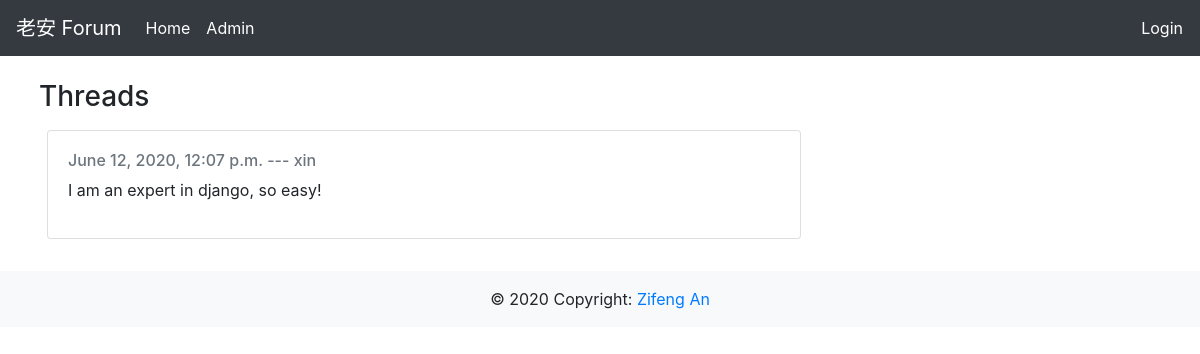
/forum/profile/3/, run on an earlier commit of the app's database.
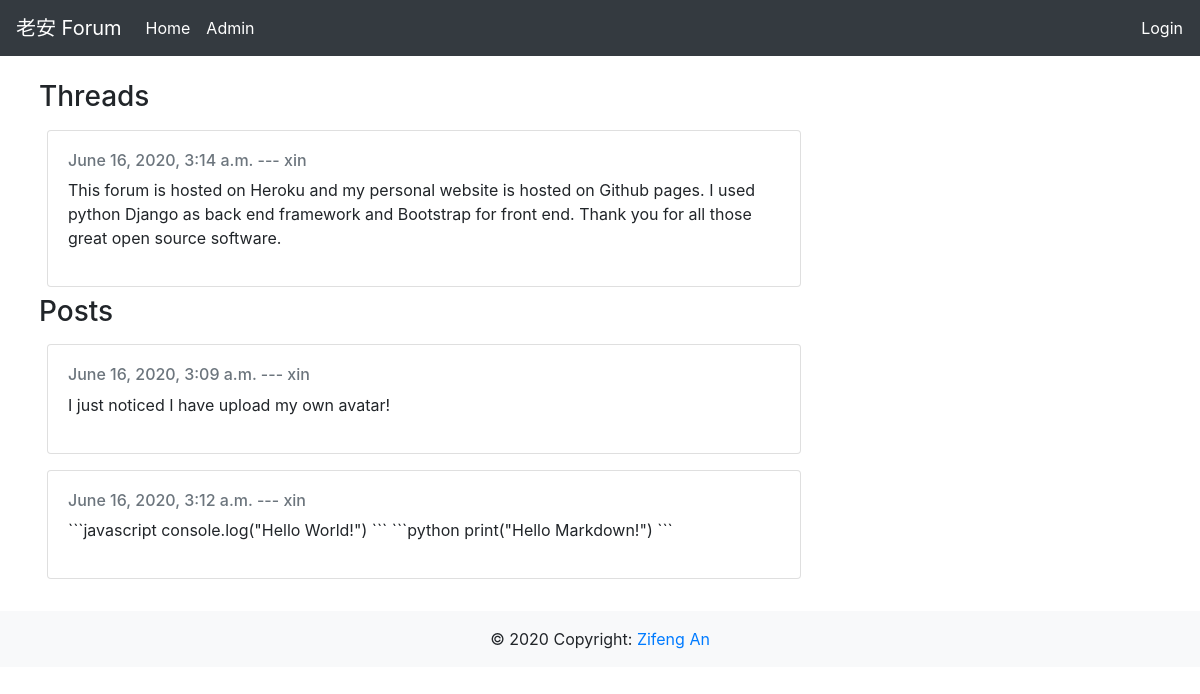
And on a later commit of the database.
### forum/models.py (models this page shows, shortened)
class Threads(models.Model):
    author = models.ForeignKey(ForumUser, on_delete=models.CASCADE, related_name='threads',
                               related_query_name='threads')
    date_created = models.DateTimeField(auto_now_add=True)
    title = models.TextField()
    content = models.TextField()

class ForumUser(models.Model):
    user = models.OneToOneField(User, on_delete=models.CASCADE, related_name='forum_user',
                                related_query_name='forum_user')
    picture = models.ImageField(default='avatar.jpg')  #default="discord.png"
    date_created = models.DateTimeField(auto_now_add=True)

class Posts(models.Model):
    author = models.ForeignKey(ForumUser, on_delete=models.CASCADE, related_name='posts',
                               related_query_name='posts')
    thread = models.ForeignKey(Threads, on_delete=models.CASCADE, related_name='posts',
                               related_query_name='posts')
    date_created = models.DateTimeField(auto_now_add=True)
    content = models.TextField()

### forum/views.py (the view)
# urls.py: path('profile/<str:pk>/', views.profile, name="profile"),
def profile(request, pk):
    user = ForumUser.objects.get(pk=pk)
    threads = user.threads.all()
    posts = user.posts.all()
    comments = user.comments.all()
    context = {'threads': threads, 'posts': posts, 'comments': comments}
    return render(request, 'forum/profile.html', context)

### forum/templates/forum/profile.html (shortened to what this page needs)
{% extends 'forum/layout.html' %}
{% block content %}
    <div class="col-8 m-4 d-flex flex-column">
        {% if threads or posts or comments %}
            {% if threads %}
                <h3> Threads</h3>
                {% for thread in threads %}
                    <div class="card m-2" onclick="window.location='{% url 'forum:createPost' thread.id %}#thread{{ thread.id }}'"
                         style="cursor: pointer">
                        <div class="card-body">
                            <h6 class="mb-2 text-muted">{{ thread.date_created }}
                                --- {{ thread.author.user.username }}</h6>
                            <p class="card-text" id="thread{{ thread.id }}">{{ thread.content }}</p>
                        </div>
                    </div>
                {% endfor %}
            {% endif %}
            {% if posts %}
                <h3> Posts</h3>
                {% for post in posts %}
                    <div class="card m-2" onclick="window.location='{% url 'forum:createPost' post.thread.id %}#post{{ post.id }}'"
                         style="cursor: pointer">
                        <div class="card-body">
                            <h6 class="mb-2 text-muted">{{ post.date_created }}
                                --- {{ post.author.user.username }}</h6>
                            <p class="card-text" id="post{{ post.id }}">{{ post.content }}</p>
                        </div>
                    </div>
                {% endfor %}
            {% endif %}
        {% else %}
            <div> You haven't written anything yet!</div>
        {% endif %}
    </div>
{% endblock %}

What changed in the data, as far as the page shows it:
no longer on this page (row edited): Threads: date_created "June 12, 2020, 12:07 p.m.", author.user.username "xin", content "I am an expert in django, so easy!"
added Threads: date_created "June 16, 2020, 3:14 a.m.", author.user.username "xin", content "This forum is hosted on Heroku and my personal website is hosted on Github pages. I used python Django as back end framework and Bootstrap for front end. Thank you for all those great open source software."
now on this page (row edited): Posts: date_created "June 16, 2020, 3:09 a.m.", author.user.username "xin", content "I just noticed I have upload my own avatar!"
changed Posts: author_id 1 → 3 (drawn)
now on this page (row edited): Posts: date_created "June 16, 2020, 3:12 a.m.", author.user.username "xin", content "```javascript console.log(\"Hello World!\") ``` ```python print(\"Hello Markdown!\") ```"
Also different on the page:
text now shown: "Posts"
